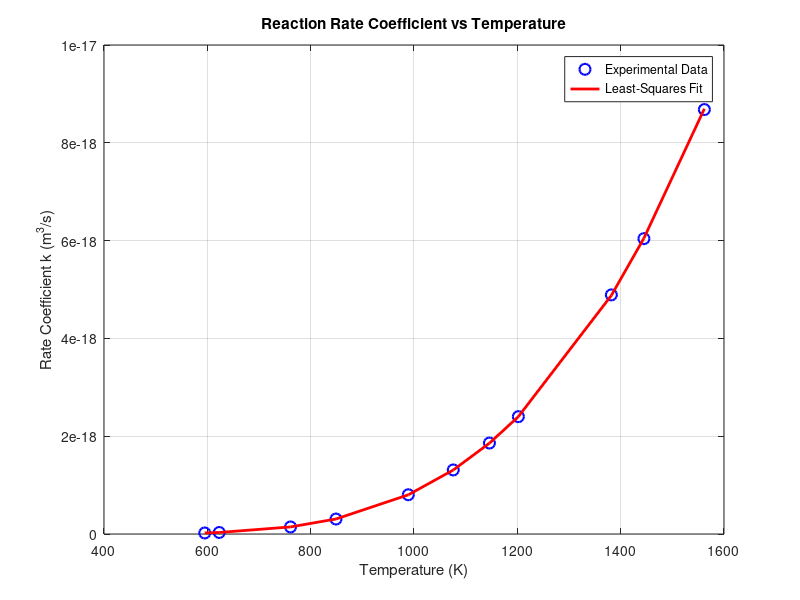

Source code (MATLAB):

% University of Lagos, Akoka, Lagos
% Chemical Engineering Department, CHG 433: Chemical Engineering Analysis
%  Group Assignment II (Question 4)
% =========================================================================

clc; clear; close all;

fprintf('==================================================\n');
fprintf('   CHG 433 Assignment II - Q4 MATLAB Solution\n');
fprintf('==================================================\n\n');

%% ------------------------------------------------------------------------
% 1. INPUT DATA
% -------------------------------------------------------------------------
% Temperature in Kelvin
T = [595; 623; 761; 849; 989; 1076; 1146; 1202; 1382; 1445; 1562];

% Rate coefficient k (Table gives k * 10^20, so we multiply by 1e-20)
k_table = [2.12; 3.12; 14.4; 30.6; 80.3; 131; 186; 240; 489; 604; 868];
k = k_table * 1e-20; 

% Universal gas constant (J/mole/K)
R = 8.314;

%% ------------------------------------------------------------------------
% Q4(a): LEAST SQUARES REGRESSION
% -------------------------------------------------------------------------
% Model: ln(k) = C + b*ln(T) - D/T
% This is a multiple linear regression of the form y = X*beta
% where y = ln(k), and the columns of X are [1, ln(T), -1/T].
% The coefficients vector beta will be [C; b; D].

y = log(k); % log() in MATLAB computes the natural logarithm ln()

% Formulate the design matrix X
X = [ones(length(T), 1), log(T), -1./T];

% Solve for the coefficients using the backslash operator (least squares)
beta = X \ y;

C = beta(1);
b = beta(2);
D = beta(3);

fprintf('--- Q4(a): Least-Squares Model Parameters ---\n');
fprintf('Model equation: ln(k) = C + b*ln(T) - D/T\n');
fprintf('Constant C = %12.4f\n', C);
fprintf('Constant b = %12.4f\n', b);
fprintf('Constant D = %12.4f K\n\n', D);

%% ------------------------------------------------------------------------
% Q4(b): ARRHENIUS EQUATION PARAMETERS
% -------------------------------------------------------------------------
% The modified Arrhenius equation is: k = A * T^b * exp(-Ea / (RT))
% Taking the natural logarithm: ln(k) = ln(A) + b*ln(T) - (Ea/R)*(1/T)
%
% Comparing this with the empirical model from part (a):
% 1) C = ln(A)       => A = exp(C)
% 2) b = b           => (already found)
% 3) D/T = Ea/(RT)   => Ea = D * R

A_arrhenius = exp(C);
Ea = D * R;

fprintf('--- Q4(b): Arrhenius Constants ---\n');
fprintf('Pre-exponential factor A = %10.4e m^3/s\n', A_arrhenius);
fprintf('Activation Energy Ea     = %10.4f J/mole\n', Ea);
fprintf('                         = %10.4f kJ/mole\n\n', Ea/1000);

%% ------------------------------------------------------------------------
% VALIDATION & PLOTTING
% -------------------------------------------------------------------------
% Compute predicted k values using the determined model
ln_k_pred = X * beta;
k_pred = exp(ln_k_pred);

% Compute R-squared to validate goodness of fit
SS_tot = sum((y - mean(y)).^2);
SS_res = sum((y - ln_k_pred).^2);
R_squared = 1 - (SS_res / SS_tot);

fprintf('--- Validation Check ---\n');
fprintf('R-squared value of the fit = %.6f\n', R_squared);
if R_squared > 0.99
    fprintf('Excellent fit achieved. Validation successful.\n');
end

% Plot Experimental vs Predicted Data
figure('Name', 'Rate Coefficient Fit', 'Color', 'w');
plot(T, k, 'bo', 'MarkerSize', 8, 'LineWidth', 1.5); hold on;
plot(T, k_pred, 'r-', 'LineWidth', 2);
grid on;
title('Reaction Rate Coefficient vs Temperature');
xlabel('Temperature (K)');
ylabel('Rate Coefficient k (m^3/s)');
legend('Experimental Data', 'Least-Squares Fit', 'Location', 'best');

fprintf('==================================================\n');
